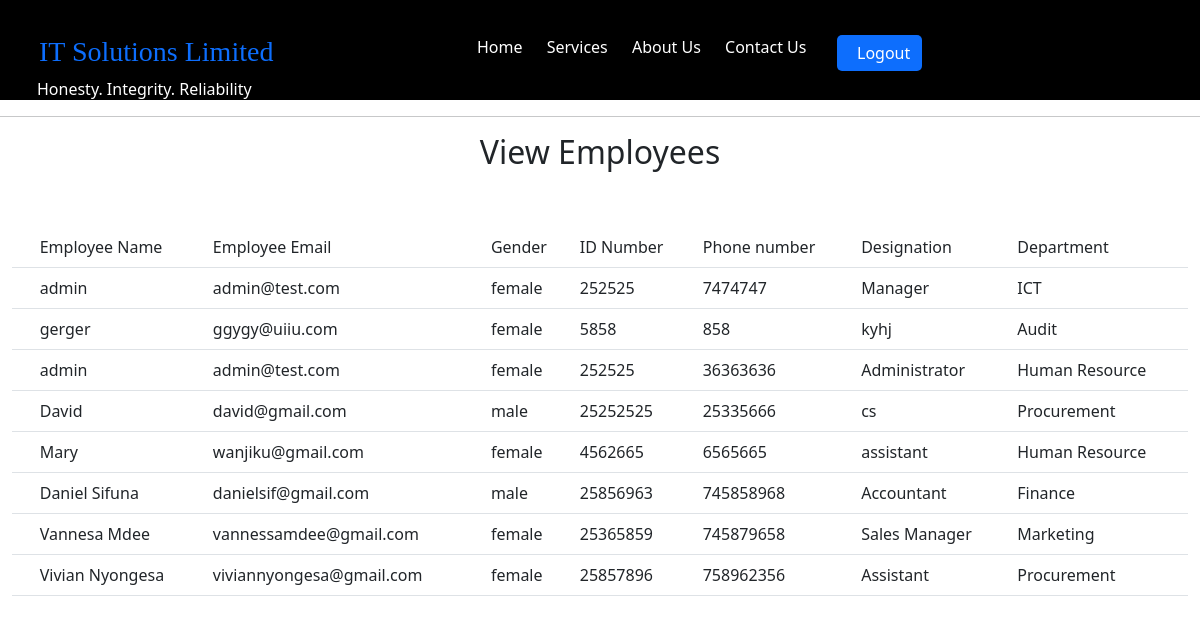
The page /edge_project/empl_reports.php on the database its author committed.
### tables this page shows
CREATE TABLE `register_db` (
  `id` int(255) NOT NULL,
  `name` varchar(255) NOT NULL,
  `email` varchar(255) NOT NULL,
  `gender` varchar(255) NOT NULL,
  `password` varchar(255) NOT NULL,
  `id_number` int(255) NOT NULL,
  `phone` int(255) NOT NULL,
  `designation` varchar(255) NOT NULL,
  `department` varchar(255) NOT NULL
);

### edge_project/empl_reports.php (the view, shortened to what this page needs)
<!doctype html>
<html lang="en">
<head>
    <link href="https://cdn.jsdelivr.net/npm/bootstrap@5.1.3/dist/css/bootstrap.min.css" rel="stylesheet">
</head>
<body>
<div class="container-fluid" id="top">
    <div class="row">
        <div class="col-md-4" style="margin-left: 25px" >
            <h3 class="text-primary " style="margin-left: 2px">IT Solutions Limited</h3>
            <p class="text-white"> Honesty. Integrity. Reliability</p>
        </div>
        <div class="col-md-4">
            <div class="horizontal-menu">
                <a class="active menu_left" href="index.php">Home</a>
                <a class="menu_left" href="services.php">Services</a>
                <a class="menu_left" href="about_us.php">About Us</a>
                <a class="menu_left" href="contact_us.php">Contact Us</a>
            </div>
        </div>
        <div class="col-md-3">
            <a href="logout.php" class="logout">
                <button type="button" class="btn btn-primary">Logout</button></a>
        </div>
    </div>
</div>
<hr>
<div class="container-fluid">
    <table class="table" >
        <tr> <h2 class="text-center">View Employees</h2><br><br> </tr>
        <th style="font-weight: bold">
        <td>Employee Name</td>
        <td>Employee Email</td>
        <td>Gender</td>
        <td>ID Number</td>
        <td>Phone number</td>
        <td>Designation</td>
        <td>Department</td>
        </th>
        <?php
        require_once "db_connection.php";
        $selectQuery= "SELECT * FROM `register_db` WHERE 1";
        $result= mysqli_query($connection, $selectQuery);
        foreach ($result as $employee){
            $employeeName= $employee['name'];
            $employeeEmail= $employee['email'];
            $employeeGender= $employee['gender'];
            $employeeIdNumber= $employee['id_number'];
            $employeePhone= $employee['phone'];
            $employeeDesignation= $employee['designation'];
            $employeeDepartment= $employee['department'];
            echo "<tr>
                <td type='hidden'></td>
                <td>$employeeName</td>
                <td>$employeeEmail</td>
                <td>$employeeGender</td>
                <td>$employeeIdNumber</td>
                <td>$employeePhone</td>
                 <td>$employeeDesignation</td>
                <td>$employeeDepartment</td>
            </tr>";
        }
        ?>
    </table>
</div>
</body>
</html>

### edge_project/empl_reports.php (style rules this page uses)
h3 { font-family: cursive; margin-top: 35px; }
#top { background-color: black; height: 100px; }
.horizontal-menu { border-style: unset; border-radius: 5px; margin-top: 35px; padding-left: 20px; text-decoration: none; color: white; }
.btn { border-style: unset; border-radius: 5px; margin-top: 35px; padding-left: 20px; text-decoration: none; }
.menu_left { border-style: unset; border-radius: 5px; margin-top: 5px; padding-left: 20px; text-decoration: none; color: white; }
th { font-weight: bold; }

### rows shown on the page
register_db: name "admin", email "admin@test.com", gender "female", id_number "252525", phone "7474747", designation "Manager", department "ICT"
register_db: name "gerger", email "ggygy@uiiu.com", gender "female", id_number "5858", phone "858", designation "kyhj", department "Audit"
register_db: name "admin", email "admin@test.com", gender "female", id_number "252525", phone "36363636", designation "Administrator", department "Human Resource"
register_db: name "David", email "david@gmail.com", gender "male", id_number "25252525", phone "25335666", designation "cs", department "Procurement"
register_db: name "Mary", email "wanjiku@gmail.com", gender "female", id_number "4562665", phone "6565665", designation "assistant", department "Human Resource"
register_db: name "Daniel Sifuna", email "danielsif@gmail.com", gender "male", id_number "25856963", phone "745858968", designation "Accountant", department "Finance"
register_db: name "Vannesa Mdee", email "vannessamdee@gmail.com", gender "female", id_number "25365859", phone "745879658", designation "Sales Manager", department "Marketing"
register_db: name "Vivian Nyongesa", email "viviannyongesa@gmail.com", gender "female", id_number "25857896", phone "758962356", designation "Assistant", department "Procurement"
